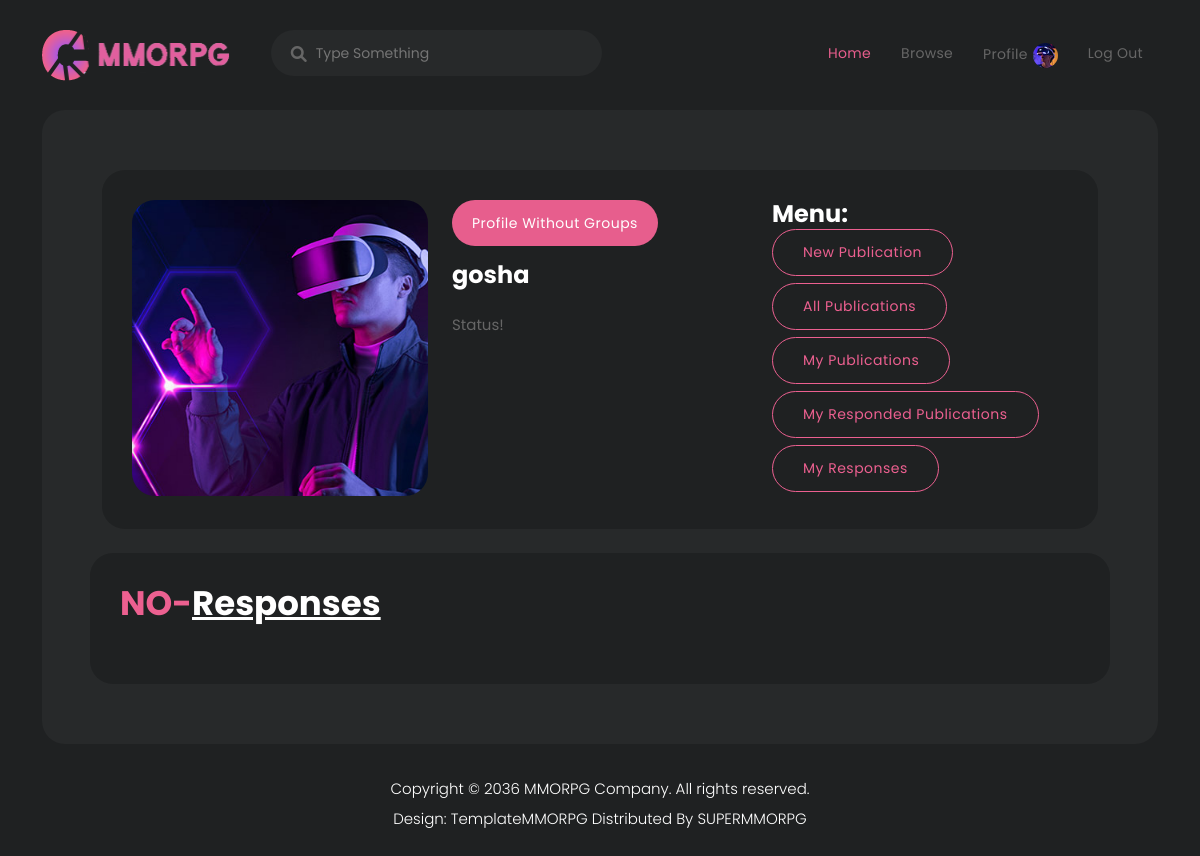
The app's page /posts/resplist (signed in), older data.
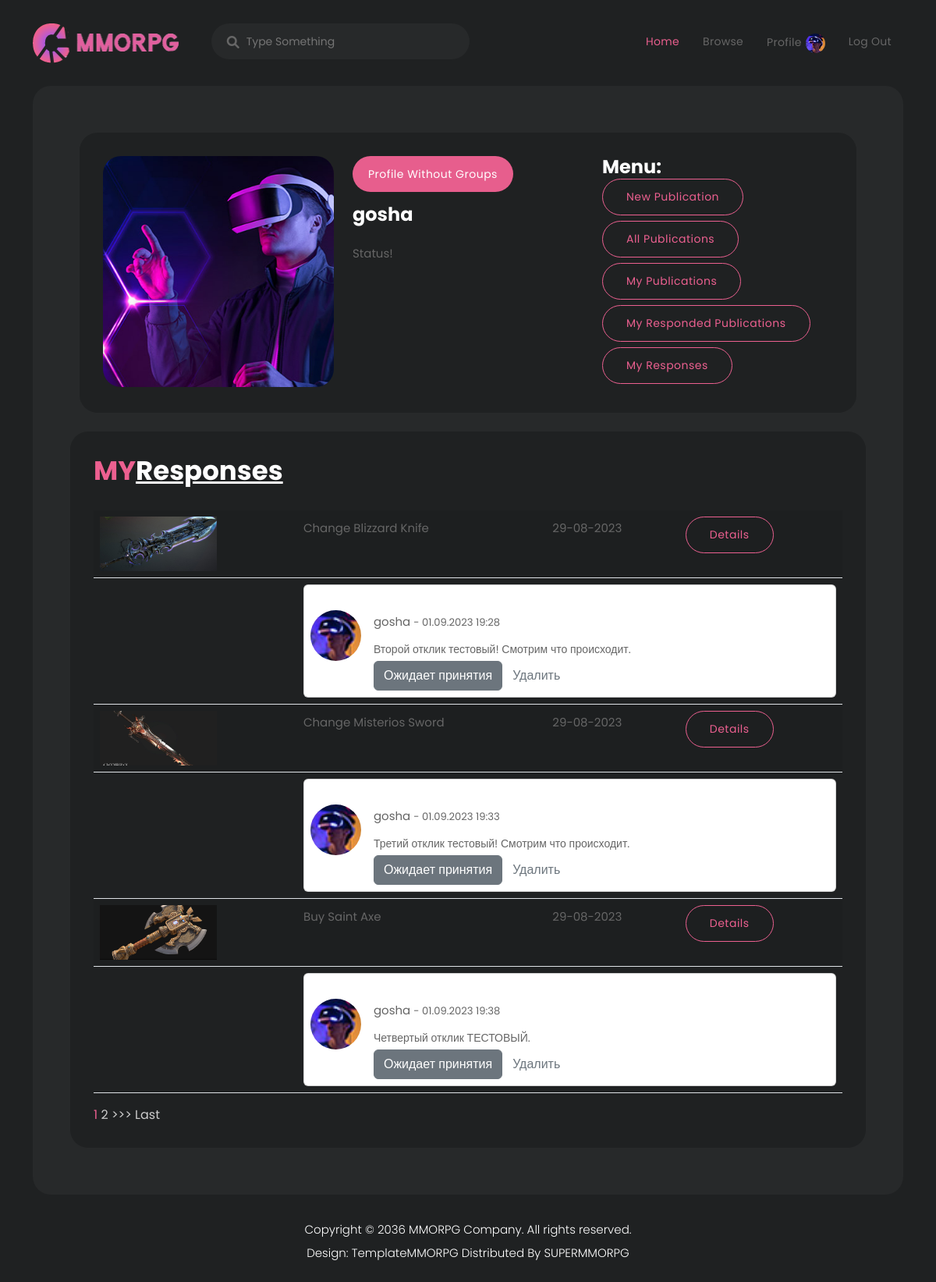
The same page, newer data.
### posts/models.py (models this page shows, shortened)
class Post(models.Model):
    TANKS = 'TK'
    HEALERS = 'HL'
    DAMAGEDEALER = 'DD'
    TRADERS = 'TR'
    GUILDMASTERS = 'GM'
    QUESTGIVERS = 'QG'
    BLACKSMITH = 'BM'
    TANNERS = 'TN'
    POTIONSMASTERS = 'PM'
    WIZRADS = 'WZ'
    CATEGORY_CHOICES = (
        (TANKS, 'Танки'),
        (HEALERS, 'Хилы'),
        (DAMAGEDEALER, 'Даммагеры'),
        (TRADERS, 'Торговцы'),
        (GUILDMASTERS, 'Гилдмастеры'),
        (QUESTGIVERS, 'Квестгиверы'),
        (BLACKSMITH, 'Кузнецы'),
        (TANNERS, 'Кожевники'),
        (POTIONSMASTERS, 'Зельевары'),
        (WIZRADS, 'Мастера Заклинаний'),
    )
    author = models.ForeignKey(User, on_delete=models.CASCADE)
    postType = models.CharField(
        max_length=2, choices=CATEGORY_CHOICES)
    postCategory = models.ForeignKey(Category, on_delete=models.CASCADE)
    dateCreation = models.DateTimeField(auto_now_add=True)
    title = models.CharField(max_length=128)
    text = models.TextField()
    image = models.ImageField(upload_to='images/%Y-%m-%d/')
    respondent = models.ManyToManyField(Feedback, through='FeedBackMany')

class Feedback(models.Model):
    feedbackUser = models.ForeignKey(User, on_delete=models.CASCADE)
    text = models.TextField()
    dateCreation = models.DateTimeField(auto_now_add=True)
    acception = models.BooleanField(default=False)

### posts/views.py (the view)
# urls.py: path('resplist', MyResponsesList.as_view(), name='profile_responses'),
class MyResponsesList(ListView):
    model = Post
    template_name = 'accounts/profile_my_responses.html'
    context_object_name = 'posts'
    ordering = ['id']
    paginate_by = 3
    def get_queryset(self, **kwargs):
        queryset = Post.objects.filter(
            respondent__feedbackUser=self.request.user)
        return queryset

### templates/accounts/profile_my_responses.html
{% extends 'accounts/profile.html' %}
{%load static%}
{%block responses%}
<br>
<div class="row">
   <div class="col-lg-12">
      <div class='row'>
         <div class="featured-games header-text">
            {% if posts %}
            <div class="heading-section">
               <h4>MY<em>Responses</em> </h4>
            </div>
            <table class="table table-striped ">
               {% for i in posts %}
               <tr>
                  <td>
                     <img style="max-width: 70px; max-height:70px;" src="{{ i.image.url }}" class="self-image"
                        alt="Picture">
                  </td>
                  <td>
                     <p>{{ i.title }}</p>
                  </td>
                  <td>
                     <p>{{ i.dateCreation|date:'d-m-Y'}}</p>
                  </td>
                  <td>
                     <div class=" col-lg-4 main-border-button">
                        <a href="{%url 'posts:post_detail' i.id%}">Details</a>
                     </div>
                  </td>
               </tr>
               <tr>
                  <td>
                  </td>
                  <td colspan="3">
                     <div class="card">
                        <div class="card-body p-2">
                           <div class="row">
                              <div class="col">
                                 <div class="flex-grow-1 flex-shrink-1">
                                    <div class="d-flex flex-start mt-4">
                                       <a class="me-3" href="#">
                                          <img class="rounded-circle shadow-1-strong"
                                             src="{%static 'assets/images/profile-header.jpg'%}" alt="avatar" width="65"
                                             height="65" />
                                       </a>
                                       {%for resp in i.respondent.all%}
                                       {%if resp.feedbackUser == request.user%}
                                       <div class="flex-grow-1 flex-shrink-1">
                                          <div>
                                             <div class="d-flex justify-content-between align-items-center">
                                                <p class="mb-1">
                                                   {{resp.feedbackUser.username}}
                                                   <span class="small">-
                                                      {{resp.dateCreation|date:'d.m.Y H:i'}}</span>
                                                </p>
                                             </div>
                                             <p class="small mb-0">
                                                {{resp.text}}
                                             </p>
                                             <div class="d-flex flex-row align-items-center">
                                                {%if resp.acception%}
                                                <a class="btn btn-success small text-white ml-2">Ваш отклик принят!</a>
                                                {%else%}
                                                <p class="btn btn-secondary small text-white ml-2">Ожидает принятия</p>
                                                {%endif%}
                                                <a href="{%url 'posts:feedback_delete' resp.id%}"
                                                   class="btn small text-muted ml-2">Удалить</a>
                                             </div>
                                          </div>
                                       </div>
                                       {%endif%}
                                       {%endfor%}
                                    </div>
                                 </div>
                              </div>
                           </div>
                        </div>
                     </div>
                  </td>
               </tr>
               {% endfor %}
            </table>
            {%else%}
            <div class="heading-section">
               <h4>NO-<em>Responses</em> </h4>
            </div>
            {%endif%}
            {% include 'includes/paginator.html' %}
         </div>
      </div>
   </div>
</div>
{%endblock responses%}

Row changes from the older to the newer data that the page shows:
now on this page (row unchanged): Post: image (picture), title "Change Blizzard Knife", dateCreation "29-08-2023"
added Feedback: feedbackUser.username "gosha", dateCreation "01.09.2023 19:28", text "Второй отклик тестовый! Смотрим что происходит.", acception "Ожидает принятия", shown under "Change Blizzard Knife"
now on this page (row unchanged): Post: image (picture), title "Change Misterios Sword", dateCreation "29-08-2023"
added Feedback: feedbackUser.username "gosha", dateCreation "01.09.2023 19:33", text "Третий отклик тестовый! Смотрим что происходит.", acception "Ожидает принятия", shown under "Change Misterios Sword"
now on this page (row unchanged): Post: image (picture), title "Buy Saint Axe", dateCreation "29-08-2023"
added Feedback: feedbackUser.username "gosha", dateCreation "01.09.2023 19:38", text "Четвертый отклик ТЕСТОВЫЙ.", acception "Ожидает принятия", shown under "Buy Saint Axe"
Text that changed along with them:
text no longer shown: "NO-"
text now shown: "MY >>> Last"
new list line: "1"
new list line: "2"
